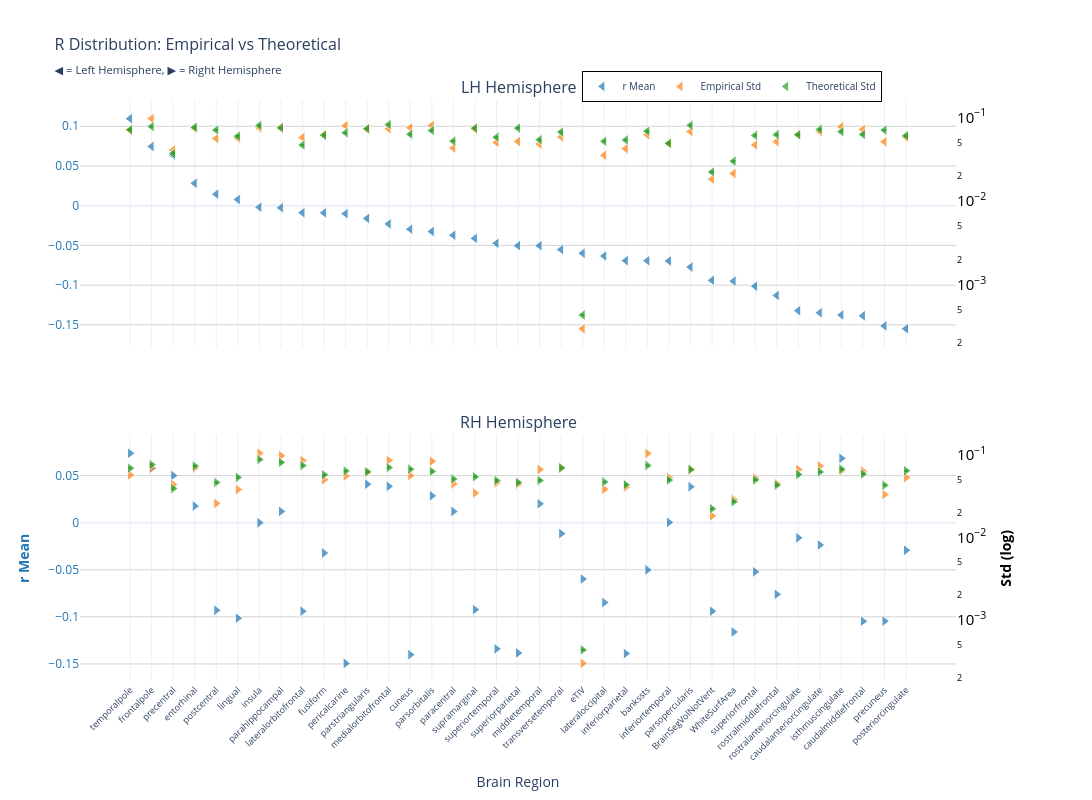
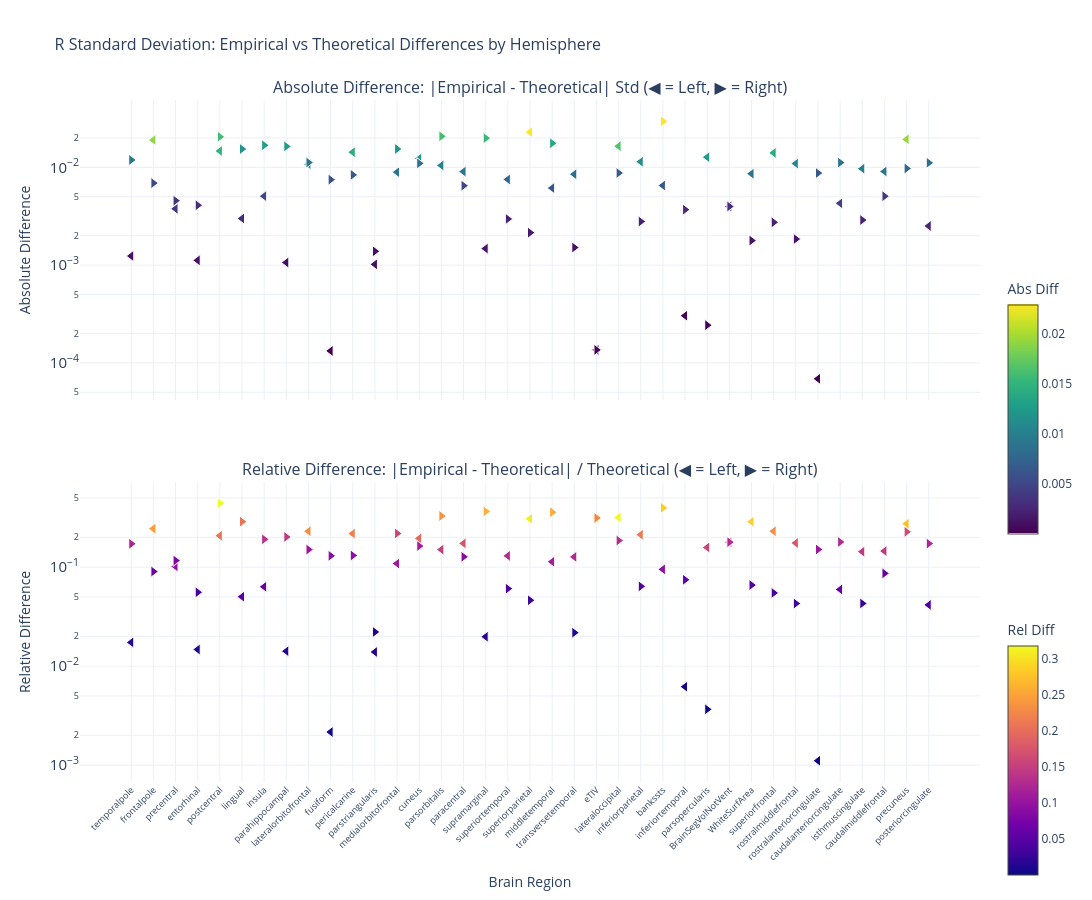

Notebook code cell kept with these figures, in order:
### Markdown cell above
### F-statistic

### Code cell
nu_nav = df_npvr[(df_npvr["study"] == "longitudinal") & (df_npvr["group"] == "HC-PD")]
data_path = stats_dir / f"partial_correlation_longitudinal_{METRIC}.parquet"
df, stats = get_test_stats(
    data_path,
    stat_functions_F,
    nu_nav,
    hemisphere=True,
    study="longitudinal",
    raw_values=True,
)
show_figure(stats, hemisphere=True, stat_name="r", study="longitudinal", metric=METRIC)

### Figure 1 — Plotly figure (JSON) as saved in the notebook; plotly's stock layout.template omitted (floating-point values rounded to 4 significant figures)
{"data": [{"hovertemplate": "<b>%{x}</b><br>Mean r: %{y:.2f}<br><extra></extra>", "legendgroup": "mean", "marker": {"color": "#1f77b4", "line": {"color": "white", "width": 1}, "opacity": 0.7, "size": 10, "symbol": "triangle-left"}, "mode": "markers", "name": "r Mean", "showlegend": true, "type": "scatter", "x": ["temporalpole", "frontalpole", "precentral", "entorhinal", "postcentral", "lingual", "insula", "parahippocampal", "lateralorbitofrontal", "fusiform", "pericalcarine", "parstriangularis", "medialorbitofrontal", "cuneus", "parsorbitalis", "paracentral", "supramarginal", "superiortemporal", "superiorparietal", "middletemporal", "transversetemporal", "eTIV", "lateraloccipital", "inferiorparietal", "bankssts", "inferiortemporal", "parsopercularis", "BrainSegVolNotVent", "WhiteSurfArea", "superiorfrontal", "rostralmiddlefrontal", "rostralanteriorcingulate", "caudalanteriorcingulate", "isthmuscingulate", "caudalmiddlefrontal", "precuneus", "posteriorcingulate"], "xaxis": "x", "y": [0.1096, 0.07456, 0.06356, 0.02815, 0.01454, 0.007794, -0.001935, -0.002479, -0.008823, -0.008997, -0.01002, -0.01598, -0.02302, -0.02958, -0.0324, -0.03721, -0.04113, -0.04743, -0.05027, -0.05037, -0.05522, -0.05989, -0.06343, -0.06919, -0.06927, -0.06958, -0.07731, -0.09396, -0.09495, -0.1014, -0.113, -0.1322, -0.1347, -0.1376, -0.1386, -0.1514, -0.1549], "yaxis": "y"}, {"hovertemplate": "<b>%{x}</b><br>Empirical Std: %{y:.3f}<br><extra></extra>", "legendgroup": "empirical", "marker": {"color": "#ff7f0e", "line": {"color": "white", "width": 1}, "opacity": 0.7, "size": 10, "symbol": "triangle-left"}, "mode": "markers", "name": "Empirical Std", "showlegend": true, "type": "scatter", "x": ["temporalpole", "frontalpole", "precentral", "entorhinal", "postcentral", "lingual", "insula", "parahippocampal", "lateralorbitofrontal", "fusiform", "pericalcarine", "parstriangularis", "medialorbitofrontal", "cuneus", "parsorbitalis", "paracentral", "supramarginal", "superiortemporal", "superiorparietal", "middletemporal", "transversetemporal", "eTIV", "lateraloccipital", "inferiorparietal", "bankssts", "inferiortemporal", "parsopercularis", "BrainSegVolNotVent", "WhiteSurfArea", "superiorfrontal", "rostralmiddlefrontal", "rostralanteriorcingulate", "caudalanteriorcingulate", "isthmuscingulate", "caudalmiddlefrontal", "precuneus", "posteriorcingulate"], "xaxis": "x", "y": [0.07012, 0.09685, 0.04081, 0.07491, 0.05609, 0.05666, 0.07511, 0.07615, 0.05753, 0.06148, 0.07983, 0.07231, 0.07321, 0.07528, 0.0801, 0.04302, 0.073, 0.0504, 0.05159, 0.048, 0.05849, 0.000297, 0.03534, 0.0423, 0.06206, 0.04872, 0.06776, 0.01829, 0.02132, 0.04688, 0.05139, 0.06202, 0.06773, 0.07735, 0.07159, 0.0512, 0.05795], "yaxis": "y2"}, {"error_y": {"array": [0.001418, 0.001546, 0.0007361, 0.001511, 0.001406, 0.001185, 0.001593, 0.001492, 0.000929, 0.001219, 0.001302, 0.001457, 0.001632, 0.001251, 0.001384, 0.001034, 0.00148, 0.001151, 0.00148, 0.001076, 0.001331, 8.6e-06, 0.001029, 0.001067, 0.001363, 0.0009741, 0.001599, 0.0004425, 0.0005947, 0.001211, 0.001238, 0.001234, 0.001431, 0.001344, 0.001242, 0.001402, 0.001201], "arrayminus": [0.00139, 0.001515, 0.0007215, 0.001481, 0.001379, 0.001162, 0.001562, 0.001462, 0.0009106, 0.001195, 0.001276, 0.001428, 0.0016, 0.001227, 0.001356, 0.001014, 0.00145, 0.001128, 0.001451, 0.001054, 0.001305, 8.43e-06, 0.001009, 0.001046, 0.001335, 0.0009548, 0.001567, 0.0004337, 0.0005829, 0.001187, 0.001214, 0.001209, 0.001403, 0.001318, 0.001217, 0.001374, 0.001177], "color": "#2ca02c", "thickness": 1, "type": "data", "visible": true, "width": 2}, "hovertemplate": "<b>%{x}</b><br>Theoretical Std: %{y:.3f}<br><extra></extra>", "legendgroup": "theoretical", "marker": {"color": "#2ca02c", "line": {"color": "white", "width": 1}, "opacity": 0.7, "size": 10, "symbol": "triangle-left"}, "mode": "markers", "name": "Theoretical Std", "showlegend": true, "type": "scatter", "x": ["temporalpole", "frontalpole", "precentral", "entorhinal", "postcentral", "lingual", "insula", "parahippocampal", "lateralorbitofrontal", "fusiform", "pericalcarine", "parstriangularis", "medialorbitofrontal", "cuneus", "parsorbitalis", "paracentral", "supramarginal", "superiortemporal", "superiorparietal", "middletemporal", "transversetemporal", "eTIV", "lateraloccipital", "inferiorparietal", "bankssts", "inferiortemporal", "parsopercularis", "BrainSegVolNotVent", "WhiteSurfArea", "superiorfrontal", "rostralmiddlefrontal", "rostralanteriorcingulate", "caudalanteriorcingulate", "isthmuscingulate", "caudalmiddlefrontal", "precuneus", "posteriorcingulate"], "xaxis": "x", "y": [0.07136, 0.0778, 0.03705, 0.07602, 0.07078, 0.05966, 0.08018, 0.07509, 0.04676, 0.06135, 0.06553, 0.07333, 0.08215, 0.06298, 0.06963, 0.05206, 0.07447, 0.05793, 0.0745, 0.05414, 0.06699, 0.0004328, 0.05181, 0.0537, 0.06857, 0.04903, 0.08047, 0.02227, 0.02993, 0.06094, 0.06231, 0.06208, 0.07202, 0.06765, 0.06251, 0.07054, 0.06046], "yaxis": "y2"}, {"hovertemplate": "<b>%{x}</b><br>Mean r: %{y:.2f}<br><extra></extra>", "legendgroup": "mean", "marker": {"color": "#1f77b4", "line": {"color": "white", "width": 1}, "opacity": 0.7, "size": 10, "symbol": "triangle-right"}, "mode": "markers", "name": "r Mean", "showlegend": false, "type": "scatter", "x": ["temporalpole", "isthmuscingulate", "frontalpole", "precentral", "parstriangularis", "medialorbitofrontal", "parsopercularis", "parsorbitalis", "middletemporal", "entorhinal", "parahippocampal", "paracentral", "inferiortemporal", "insula", "transversetemporal", "rostralanteriorcingulate", "caudalanteriorcingulate", "posteriorcingulate", "fusiform", "bankssts", "superiorfrontal", "eTIV", "rostralmiddlefrontal", "lateraloccipital", "supramarginal", "postcentral", "lateralorbitofrontal", "BrainSegVolNotVent", "lingual", "precuneus", "caudalmiddlefrontal", "WhiteSurfArea", "superiortemporal", "superiorparietal", "inferiorparietal", "cuneus", "pericalcarine"], "xaxis": "x2", "y": [0.07372, 0.06831, 0.05755, 0.05001, 0.04091, 0.03862, 0.03815, 0.02853, 0.02002, 0.01769, 0.01199, 0.01195, 0.0003813, -2.163e-05, -0.01155, -0.0161, -0.02367, -0.02927, -0.03223, -0.05011, -0.05212, -0.05989, -0.07608, -0.08477, -0.09229, -0.09301, -0.09393, -0.09396, -0.1014, -0.1045, -0.1046, -0.116, -0.134, -0.1383, -0.139, -0.1402, -0.1494], "yaxis": "y3"}, {"hovertemplate": "<b>%{x}</b><br>Empirical Std: %{y:.3f}<br><extra></extra>", "legendgroup": "empirical", "marker": {"color": "#ff7f0e", "line": {"color": "white", "width": 1}, "opacity": 0.7, "size": 10, "symbol": "triangle-right"}, "mode": "markers", "name": "Empirical Std", "showlegend": false, "type": "scatter", "x": ["temporalpole", "isthmuscingulate", "frontalpole", "precentral", "parstriangularis", "medialorbitofrontal", "parsopercularis", "parsorbitalis", "middletemporal", "entorhinal", "parahippocampal", "paracentral", "inferiortemporal", "insula", "transversetemporal", "rostralanteriorcingulate", "caudalanteriorcingulate", "posteriorcingulate", "fusiform", "bankssts", "superiorfrontal", "eTIV", "rostralmiddlefrontal", "lateraloccipital", "supramarginal", "postcentral", "lateralorbitofrontal", "BrainSegVolNotVent", "lingual", "precuneus", "caudalmiddlefrontal", "WhiteSurfArea", "superiortemporal", "superiorparietal", "inferiorparietal", "cuneus", "pericalcarine"], "xaxis": "x2", "y": [0.05726, 0.06437, 0.06958, 0.04373, 0.06119, 0.08583, 0.06672, 0.08402, 0.06675, 0.0694, 0.09768, 0.04464, 0.05329, 0.1049, 0.07098, 0.06668, 0.07345, 0.05327, 0.05008, 0.1042, 0.05264, 0.000297, 0.04496, 0.03841, 0.0345, 0.02583, 0.08563, 0.01829, 0.03807, 0.03315, 0.06369, 0.02885, 0.04597, 0.04427, 0.04086, 0.05631, 0.05549], "yaxis": "y4"}, {"error_y": {"array": [0.001374, 0.001336, 0.00152, 0.0007781, 0.001243, 0.001399, 0.001321, 0.001257, 0.000976, 0.00146, 0.001615, 0.001016, 0.0009855, 0.00175, 0.00138, 0.001151, 0.001237, 0.00128, 0.001144, 0.001483, 0.0009915, 8.6e-06, 0.0008565, 0.0009372, 0.001081, 0.0009209, 0.001479, 0.0004425, 0.001062, 0.0008524, 0.001165, 0.0005377, 0.0009724, 0.0009222, 0.0008672, 0.001337, 0.001269], "arrayminus": [0.001347, 0.00131, 0.001489, 0.0007627, 0.001219, 0.001371, 0.001295, 0.001232, 0.0009566, 0.001431, 0.001583, 0.0009959, 0.000966, 0.001715, 0.001353, 0.001128, 0.001213, 0.001254, 0.001121, 0.001453, 0.0009718, 8.43e-06, 0.0008396, 0.0009186, 0.001059, 0.0009026, 0.001449, 0.0004337, 0.001041, 0.0008354, 0.001142, 0.0005271, 0.0009531, 0.0009039, 0.00085, 0.001311, 0.001244], "color": "#2ca02c", "thickness": 1, "type": "data", "visible": true, "width": 2}, "hovertemplate": "<b>%{x}</b><br>Theoretical Std: %{y:.3f}<br><extra></extra>", "legendgroup": "theoretical", "marker": {"color": "#2ca02c", "line": {"color": "white", "width": 1}, "opacity": 0.7, "size": 10, "symbol": "triangle-right"}, "mode": "markers", "name": "Theoretical Std", "showlegend": false, "type": "scatter", "x": ["temporalpole", "isthmuscingulate", "frontalpole", "precentral", "parstriangularis", "medialorbitofrontal", "parsopercularis", "parsorbitalis", "middletemporal", "entorhinal", "parahippocampal", "paracentral", "inferiortemporal", "insula", "transversetemporal", "rostralanteriorcingulate", "caudalanteriorcingulate", "posteriorcingulate", "fusiform", "bankssts", "superiorfrontal", "eTIV", "rostralmiddlefrontal", "lateraloccipital", "supramarginal", "postcentral", "lateralorbitofrontal", "BrainSegVolNotVent", "lingual", "precuneus", "caudalmiddlefrontal", "WhiteSurfArea", "superiortemporal", "superiorparietal", "inferiorparietal", "cuneus", "pericalcarine"], "xaxis": "x2", "y": [0.06916, 0.06726, 0.07648, 0.03916, 0.06258, 0.07041, 0.06648, 0.06325, 0.04912, 0.07349, 0.08128, 0.05114, 0.0496, 0.08806, 0.06947, 0.05794, 0.06227, 0.0644, 0.05757, 0.07463, 0.0499, 0.0004328, 0.04311, 0.04717, 0.0544, 0.04635, 0.07443, 0.02227, 0.05346, 0.0429, 0.05862, 0.02706, 0.04894, 0.04641, 0.04365, 0.06729, 0.06387], "yaxis": "y4"}], "layout": {"annotations": [{"font": {"size": 16}, "showarrow": false, "text": "LH Hemisphere", "x": 0.47, "xanchor": "center", "xref": "paper", "y": 1, "yanchor": "bottom", "yref": "paper"}, {"font": {"size": 16}, "showarrow": false, "text": "RH Hemisphere", "x": 0.47, "xanchor": "center", "xref": "paper", "y": 0.425, "yanchor": "bottom", "yref": "paper"}], "height": 800, "hovermode": "x", "legend": {"bgcolor": "rgba(255, 255, 255, 0.9)", "bordercolor": "black", "borderwidth": 1, "font": {"size": 10}, "orientation": "h", "x": 0.7, "xanchor": "center", "y": 1.05}, "title": {"font": {"size": 16}, "text": "R Distribution: Empirical vs Theoretical<br><sub>◀ = Left Hemisphere, ▶ = Right Hemisphere</sub>"}, "width": 1400, "xaxis": {"anchor": "y", "domain": [0, 0.94], "matches": "x2", "showticklabels": false}, "xaxis2": {"anchor": "y3", "domain": [0, 0.94], "tickangle": -45, "tickfont": {"size": 9}, "title": {"text": "Brain Region"}}, "yaxis": {"anchor": "x", "domain": [0.575, 1], "gridcolor": "lightgray", "showgrid": true, "tickfont": {"color": "#1f77b4"}, "title": {"font": {"color": "#1f77b4"}, "text": ""}}, "yaxis2": {"anchor": "x", "exponentformat": "power", "overlaying": "y", "showgrid": false, "side": "right", "tickfont": {"color": "black"}, "title": {"font": {"color": "black"}, "text": ""}, "type": "log"}, "yaxis3": {"anchor": "x2", "domain": [0, 0.425], "gridcolor": "lightgray", "showgrid": true, "tickfont": {"color": "#1f77b4"}, "title": {"font": {"color": "#1f77b4"}, "text": "<b>r Mean</b>"}}, "yaxis4": {"anchor": "x2", "exponentformat": "power", "overlaying": "y3", "showgrid": false, "side": "right", "tickfont": {"color": "black"}, "title": {"font": {"color": "black"}, "text": "<b>Std (log)</b>"}, "type": "log"}}}

### Figure 2 — Plotly figure (JSON) as saved in the notebook; plotly's stock layout.template omitted (floating-point values rounded to 4 significant figures)
{"data": [{"hovertemplate": "<b>%{x}</b><br>Hemisphere: %{text}<br>Abs Diff: %{y:.4f}<br><extra></extra>", "legendgroup": "abs_lh", "marker": {"color": [0.001239, 0.01905, 0.003768, 0.001119, 0.0147, 0.002998, 0.005079, 0.001063, 0.01078, 0.0001325, 0.0143, 0.001019, 0.008933, 0.01229, 0.01046, 0.009044, 0.001475, 0.007524, 0.02292, 0.006139, 0.008504, 0.0001359, 0.01646, 0.01141, 0.006517, 0.0003037, 0.01271, 0.00398, 0.008609, 0.01406, 0.01093, 6.873e-05, 0.004286, 0.009696, 0.009082, 0.01935, 0.002511], "colorbar": {"len": 0.4, "title": {"text": "Abs Diff"}, "y": 0.75, "yanchor": "top"}, "colorscale": [[0, "#440154"], [0.1111, "#482878"], [0.2222, "#3e4989"], [0.3333, "#31688e"], [0.4444, "#26828e"], [0.5556, "#1f9e89"], [0.6667, "#35b779"], [0.7778, "#6ece58"], [0.8889, "#b5de2b"], [1, "#fde725"]], "line": {"color": "white", "width": 1}, "showscale": true, "size": 10, "symbol": "triangle-left"}, "mode": "markers", "name": "Absolute (lh)", "showlegend": false, "text": ["lh", "lh", "lh", "lh", "lh", "lh", "lh", "lh", "lh", "lh", "lh", "lh", "lh", "lh", "lh", "lh", "lh", "lh", "lh", "lh", "lh", "lh", "lh", "lh", "lh", "lh", "lh", "lh", "lh", "lh", "lh", "lh", "lh", "lh", "lh", "lh", "lh"], "type": "scatter", "x": ["temporalpole", "frontalpole", "precentral", "entorhinal", "postcentral", "lingual", "insula", "parahippocampal", "lateralorbitofrontal", "fusiform", "pericalcarine", "parstriangularis", "medialorbitofrontal", "cuneus", "parsorbitalis", "paracentral", "supramarginal", "superiortemporal", "superiorparietal", "middletemporal", "transversetemporal", "eTIV", "lateraloccipital", "inferiorparietal", "bankssts", "inferiortemporal", "parsopercularis", "BrainSegVolNotVent", "WhiteSurfArea", "superiorfrontal", "rostralmiddlefrontal", "rostralanteriorcingulate", "caudalanteriorcingulate", "isthmuscingulate", "caudalmiddlefrontal", "precuneus", "posteriorcingulate"], "xaxis": "x", "y": [0.001239, 0.01905, 0.003768, 0.001119, 0.0147, 0.002998, 0.005079, 0.001063, 0.01078, 0.0001325, 0.0143, 0.001019, 0.008933, 0.01229, 0.01046, 0.009044, 0.001475, 0.007524, 0.02292, 0.006139, 0.008504, 0.0001359, 0.01646, 0.01141, 0.006517, 0.0003037, 0.01271, 0.00398, 0.008609, 0.01406, 0.01093, 6.873e-05, 0.004286, 0.009696, 0.009082, 0.01935, 0.002511], "yaxis": "y"}, {"hovertemplate": "<b>%{x}</b><br>Hemisphere: %{text}<br>Rel Diff: %{y:.2%}<br><extra></extra>", "legendgroup": "rel_lh", "marker": {"color": [0.01737, 0.2449, 0.1017, 0.01472, 0.2076, 0.05025, 0.06334, 0.01416, 0.2305, 0.00216, 0.2182, 0.01389, 0.1087, 0.1952, 0.1502, 0.1737, 0.01981, 0.1299, 0.3076, 0.1134, 0.1269, 0.3139, 0.3178, 0.2124, 0.09503, 0.006194, 0.1579, 0.1787, 0.2876, 0.2307, 0.1754, 0.001107, 0.05952, 0.1433, 0.1453, 0.2742, 0.04153], "colorbar": {"len": 0.4, "title": {"text": "Rel Diff"}, "y": 0.25, "yanchor": "top"}, "colorscale": [[0, "#0d0887"], [0.1111, "#46039f"], [0.2222, "#7201a8"], [0.3333, "#9c179e"], [0.4444, "#bd3786"], [0.5556, "#d8576b"], [0.6667, "#ed7953"], [0.7778, "#fb9f3a"], [0.8889, "#fdca26"], [1, "#f0f921"]], "line": {"color": "white", "width": 1}, "showscale": true, "size": 10, "symbol": "triangle-left"}, "mode": "markers", "name": "Relative (lh)", "showlegend": false, "text": ["lh", "lh", "lh", "lh", "lh", "lh", "lh", "lh", "lh", "lh", "lh", "lh", "lh", "lh", "lh", "lh", "lh", "lh", "lh", "lh", "lh", "lh", "lh", "lh", "lh", "lh", "lh", "lh", "lh", "lh", "lh", "lh", "lh", "lh", "lh", "lh", "lh"], "type": "scatter", "x": ["temporalpole", "frontalpole", "precentral", "entorhinal", "postcentral", "lingual", "insula", "parahippocampal", "lateralorbitofrontal", "fusiform", "pericalcarine", "parstriangularis", "medialorbitofrontal", "cuneus", "parsorbitalis", "paracentral", "supramarginal", "superiortemporal", "superiorparietal", "middletemporal", "transversetemporal", "eTIV", "lateraloccipital", "inferiorparietal", "bankssts", "inferiortemporal", "parsopercularis", "BrainSegVolNotVent", "WhiteSurfArea", "superiorfrontal", "rostralmiddlefrontal", "rostralanteriorcingulate", "caudalanteriorcingulate", "isthmuscingulate", "caudalmiddlefrontal", "precuneus", "posteriorcingulate"], "xaxis": "x2", "y": [0.01737, 0.2449, 0.1017, 0.01472, 0.2076, 0.05025, 0.06334, 0.01416, 0.2305, 0.00216, 0.2182, 0.01389, 0.1087, 0.1952, 0.1502, 0.1737, 0.01981, 0.1299, 0.3076, 0.1134, 0.1269, 0.3139, 0.3178, 0.2124, 0.09503, 0.006194, 0.1579, 0.1787, 0.2876, 0.2307, 0.1754, 0.001107, 0.05952, 0.1433, 0.1453, 0.2742, 0.04153], "yaxis": "y2"}, {"hovertemplate": "<b>%{x}</b><br>Hemisphere: %{text}<br>Abs Diff: %{y:.4f}<br><extra></extra>", "legendgroup": "abs_rh", "marker": {"color": [0.0119, 0.002891, 0.006901, 0.004563, 0.001385, 0.01541, 0.0002432, 0.02078, 0.01763, 0.004094, 0.01639, 0.006498, 0.003694, 0.01682, 0.001514, 0.008737, 0.01118, 0.01113, 0.00749, 0.02962, 0.00274, 0.0001359, 0.001848, 0.008756, 0.0199, 0.02052, 0.0112, 0.00398, 0.0154, 0.009745, 0.00507, 0.001784, 0.002966, 0.002148, 0.002791, 0.01099, 0.008374], "colorbar": {"len": 0.4, "title": {"text": "Abs Diff"}, "y": 0.75, "yanchor": "top"}, "colorscale": [[0, "#440154"], [0.1111, "#482878"], [0.2222, "#3e4989"], [0.3333, "#31688e"], [0.4444, "#26828e"], [0.5556, "#1f9e89"], [0.6667, "#35b779"], [0.7778, "#6ece58"], [0.8889, "#b5de2b"], [1, "#fde725"]], "line": {"color": "white", "width": 1}, "showscale": false, "size": 10, "symbol": "triangle-right"}, "mode": "markers", "name": "Absolute (rh)", "showlegend": false, "text": ["rh", "rh", "rh", "rh", "rh", "rh", "rh", "rh", "rh", "rh", "rh", "rh", "rh", "rh", "rh", "rh", "rh", "rh", "rh", "rh", "rh", "rh", "rh", "rh", "rh", "rh", "rh", "rh", "rh", "rh", "rh", "rh", "rh", "rh", "rh", "rh", "rh"], "type": "scatter", "x": ["temporalpole", "isthmuscingulate", "frontalpole", "precentral", "parstriangularis", "medialorbitofrontal", "parsopercularis", "parsorbitalis", "middletemporal", "entorhinal", "parahippocampal", "paracentral", "inferiortemporal", "insula", "transversetemporal", "rostralanteriorcingulate", "caudalanteriorcingulate", "posteriorcingulate", "fusiform", "bankssts", "superiorfrontal", "eTIV", "rostralmiddlefrontal", "lateraloccipital", "supramarginal", "postcentral", "lateralorbitofrontal", "BrainSegVolNotVent", "lingual", "precuneus", "caudalmiddlefrontal", "WhiteSurfArea", "superiortemporal", "superiorparietal", "inferiorparietal", "cuneus", "pericalcarine"], "xaxis": "x", "y": [0.0119, 0.002891, 0.006901, 0.004563, 0.001385, 0.01541, 0.0002432, 0.02078, 0.01763, 0.004094, 0.01639, 0.006498, 0.003694, 0.01682, 0.001514, 0.008737, 0.01118, 0.01113, 0.00749, 0.02962, 0.00274, 0.0001359, 0.001848, 0.008756, 0.0199, 0.02052, 0.0112, 0.00398, 0.0154, 0.009745, 0.00507, 0.001784, 0.002966, 0.002148, 0.002791, 0.01099, 0.008374], "yaxis": "y"}, {"hovertemplate": "<b>%{x}</b><br>Hemisphere: %{text}<br>Rel Diff: %{y:.2%}<br><extra></extra>", "legendgroup": "rel_rh", "marker": {"color": [0.172, 0.04298, 0.09024, 0.1165, 0.02213, 0.2189, 0.003659, 0.3285, 0.3589, 0.05571, 0.2016, 0.1271, 0.07446, 0.191, 0.02179, 0.1508, 0.1795, 0.1728, 0.1301, 0.3969, 0.0549, 0.3139, 0.04287, 0.1856, 0.3658, 0.4428, 0.1505, 0.1787, 0.288, 0.2272, 0.08648, 0.06591, 0.06061, 0.04628, 0.06394, 0.1632, 0.1311], "colorbar": {"len": 0.4, "title": {"text": "Rel Diff"}, "y": 0.25, "yanchor": "top"}, "colorscale": [[0, "#0d0887"], [0.1111, "#46039f"], [0.2222, "#7201a8"], [0.3333, "#9c179e"], [0.4444, "#bd3786"], [0.5556, "#d8576b"], [0.6667, "#ed7953"], [0.7778, "#fb9f3a"], [0.8889, "#fdca26"], [1, "#f0f921"]], "line": {"color": "white", "width": 1}, "showscale": false, "size": 10, "symbol": "triangle-right"}, "mode": "markers", "name": "Relative (rh)", "showlegend": false, "text": ["rh", "rh", "rh", "rh", "rh", "rh", "rh", "rh", "rh", "rh", "rh", "rh", "rh", "rh", "rh", "rh", "rh", "rh", "rh", "rh", "rh", "rh", "rh", "rh", "rh", "rh", "rh", "rh", "rh", "rh", "rh", "rh", "rh", "rh", "rh", "rh", "rh"], "type": "scatter", "x": ["temporalpole", "isthmuscingulate", "frontalpole", "precentral", "parstriangularis", "medialorbitofrontal", "parsopercularis", "parsorbitalis", "middletemporal", "entorhinal", "parahippocampal", "paracentral", "inferiortemporal", "insula", "transversetemporal", "rostralanteriorcingulate", "caudalanteriorcingulate", "posteriorcingulate", "fusiform", "bankssts", "superiorfrontal", "eTIV", "rostralmiddlefrontal", "lateraloccipital", "supramarginal", "postcentral", "lateralorbitofrontal", "BrainSegVolNotVent", "lingual", "precuneus", "caudalmiddlefrontal", "WhiteSurfArea", "superiortemporal", "superiorparietal", "inferiorparietal", "cuneus", "pericalcarine"], "xaxis": "x2", "y": [0.172, 0.04298, 0.09024, 0.1165, 0.02213, 0.2189, 0.003659, 0.3285, 0.3589, 0.05571, 0.2016, 0.1271, 0.07446, 0.191, 0.02179, 0.1508, 0.1795, 0.1728, 0.1301, 0.3969, 0.0549, 0.3139, 0.04287, 0.1856, 0.3658, 0.4428, 0.1505, 0.1787, 0.288, 0.2272, 0.08648, 0.06591, 0.06061, 0.04628, 0.06394, 0.1632, 0.1311], "yaxis": "y2"}], "layout": {"annotations": [{"font": {"size": 16}, "showarrow": false, "text": "Absolute Difference: |Empirical - Theoretical| Std (◀ = Left, ▶ = Right)", "x": 0.5, "xanchor": "center", "xref": "paper", "y": 1, "yanchor": "bottom", "yref": "paper"}, {"font": {"size": 16}, "showarrow": false, "text": "Relative Difference: |Empirical - Theoretical| / Theoretical (◀ = Left, ▶ = Right)", "x": 0.5, "xanchor": "center", "xref": "paper", "y": 0.44, "yanchor": "bottom", "yref": "paper"}], "height": 900, "hovermode": "x unified", "showlegend": false, "title": {"font": {"size": 16}, "text": "R Standard Deviation: Empirical vs Theoretical Differences by Hemisphere"}, "width": 1400, "xaxis": {"anchor": "y", "domain": [0, 1], "showticklabels": false}, "xaxis2": {"anchor": "y2", "domain": [0, 1], "tickangle": -45, "tickfont": {"size": 9}, "title": {"text": "Brain Region"}}, "yaxis": {"anchor": "x", "domain": [0.56, 1], "exponentformat": "power", "title": {"text": "Absolute Difference"}, "type": "log"}, "yaxis2": {"anchor": "x2", "domain": [0, 0.44], "exponentformat": "power", "title": {"text": "Relative Difference"}, "type": "log"}}}
